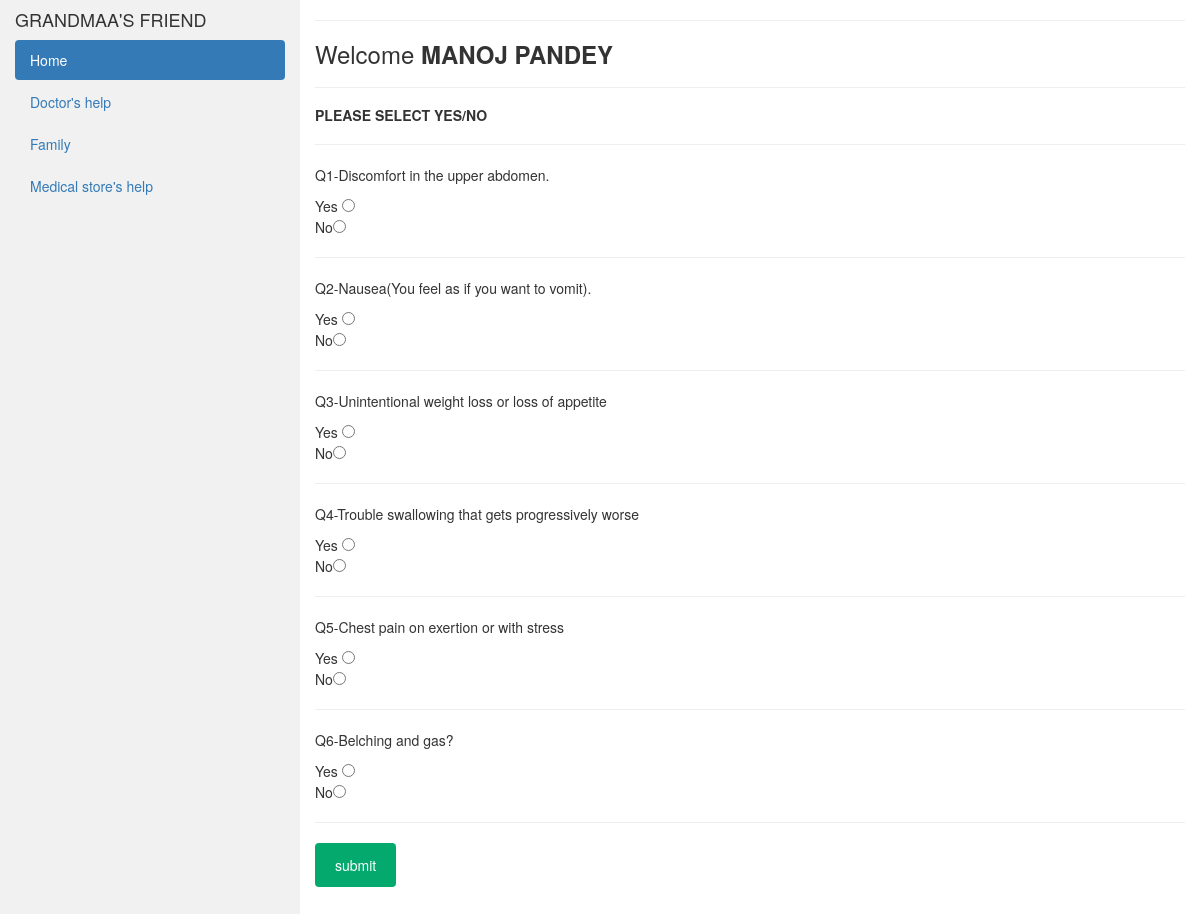
Screenshot of /test.php?problem=2 (signed in) with the database file from the repository.
### tables this page shows
CREATE TABLE `questions` (
  `id` int(10) NOT NULL,
  `que_key` varchar(20) NOT NULL,
  `question` varchar(400) NOT NULL,
  `que_problem` varchar(30) NOT NULL,
  `que_points` int(10) NOT NULL
);

### test.php (the view, shortened to what this page needs)
<?php
$name=$_SESSION['full_name'];
$problem=$_GET['problem'];
?>
<!DOCTYPE html>
<html lang="en">
<head>
  <link rel="stylesheet" href="https://maxcdn.bootstrapcdn.com/bootstrap/3.4.1/css/bootstrap.min.css">
</head>
<body>
    <form action ="test.php?problem=<?php echo $problem;?> " method="post">
<?php include 'navbar.php';?>
    <div class="col-sm-9">
      <hr>
     <h3>Welcome <b><?php echo $name;?></b></h3>
     <hr>
     <h5><b>PLEASE SELECT YES/NO</b> </h5>
     <hr>
   <?php
   include'dbconnect.php';
   $problem=$_GET['problem'];
 $select = "SELECT * FROM `questions` WHERE que_key ='$problem' ";
 $result = mysqli_query($conn, $select);
$rows_exist = mysqli_num_rows($result);
$row= mysqli_fetch_array($result);
$cnt = $row['id'];
$j=1;
for($i=0;$i<$rows_exist;$i++){
$select2 = "SELECT * FROM `questions` WHERE `que_key` ='$problem'AND `id`='$cnt' ";
 $result2 = mysqli_query($conn, $select2);
$row2= mysqli_fetch_array($result2);
?>
<p>
<?php
echo "Q$j-";
$j++;
echo $row2["question"];
$cnt++;
echo "<br>";
?></p>
Yes  <input type="radio" name=" ans[<?php echo $row2['id'];?>]" value="<?php echo $row2['que_points'];?>"><br>
No<input type="radio" name=" ans[<?php echo $row2['id'];?>]" value="0">
<hr>
<?php
}
?>
<input type ="submit" name="submit" value="submit" onclick="myFunction()">
</form>

### test.php (style rules this page uses)
input[type=submit] { background-color: #04AA6D; color: white; padding: 12px 20px; border: none; border-radius: 4px; cursor: pointer; }

### rows the page displays
questions: question "Discomfort in the upper abdomen."
questions: question "Nausea(You feel as if you want to vomit)."
questions: question "Unintentional weight loss or loss of appetite"
questions: question "Trouble swallowing that gets progressively worse"
questions: question "Chest pain on exertion or with stress"
questions: question "Belching and gas?"

### other values shown
$name "MANOJ PANDEY"
